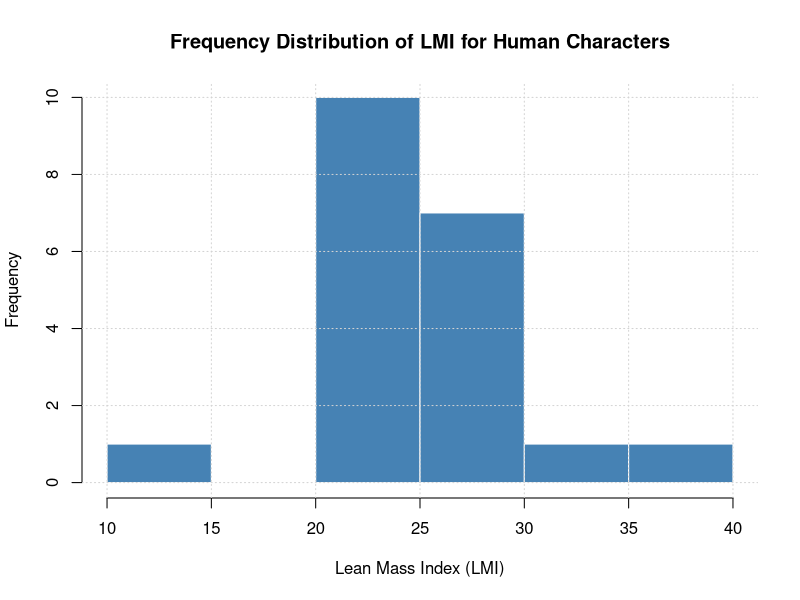
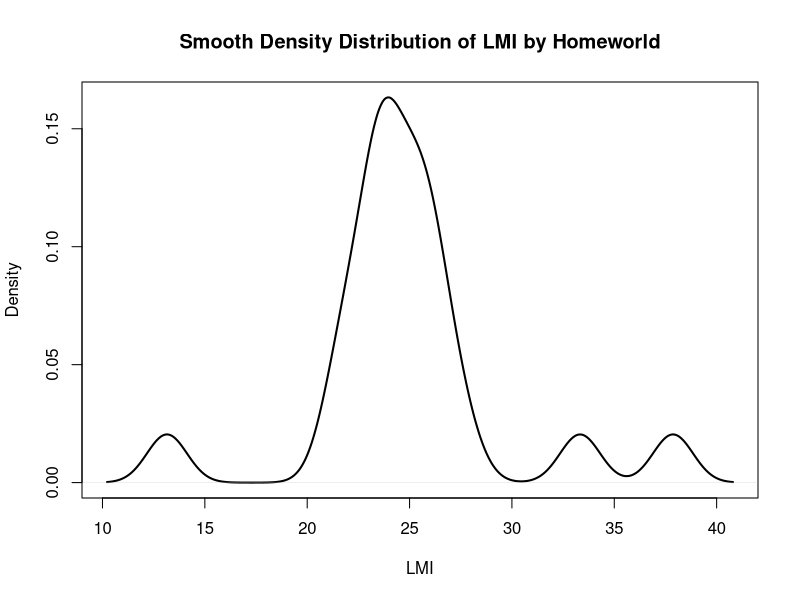

Recreate these plots in R, in order. (Note: this script raises an error after producing the figures.)
# Created by Agrannya Singh (23BCE0965)
# Problem 37: Exploring the Starwars Dataset — Insights into Human Characters and their LMI
# (Exercise Program variant of Q36 — LA-3)

if (!requireNamespace('dplyr', quietly = TRUE)) install.packages('dplyr')
library(dplyr)

# ---- i) Load starwars dataset (from dplyr) ----
data('starwars', package = 'dplyr')

# ---- ii) Display first few rows ----
cat('=== First 6 Rows ===\n')
print(head(starwars))

# ---- iii) Summary statistics for height and mass ----
cat('=== Summary Statistics (height, mass) ===\n')
summary(starwars[, c('name','species','height','mass','homeworld','gender')])

# ---- iv) Structure of dataset ----
cat('=== Dataset Structure ===\n')
str(starwars)

# ---- v) Filter: Human characters only ----
humans <- starwars[!is.na(starwars$species) & starwars$species == 'Human', ]
cat('Human characters:', nrow(humans), '\n')

# ---- vi) Compute LMI = mass / (height/100)^2 ----
# Note: height is in cm; convert to metres before squaring
humans$LMI <- round(humans$mass / (humans$height / 100)^2, 2)
cat('Human characters with LMI column:\n')
print(humans[, c('name','homeworld','height','mass','LMI')])

# ---- vii) Average LMI grouped by homeworld ----
lmi_by_world <- aggregate(
  LMI ~ homeworld, data = humans,
  FUN = function(x) round(mean(x, na.rm = TRUE), 2)
)
lmi_by_world <- lmi_by_world[order(-lmi_by_world$LMI), ]
cat('=== Average LMI by Homeworld ===\n')
print(lmi_by_world)

# ---- viii.a) Histogram of LMI ----
humans_complete <- humans[!is.na(humans$LMI), ]
hist(humans_complete$LMI,
     breaks = 8,
     col = 'steelblue',
     border = 'white',
     main = 'Frequency Distribution of LMI for Human Characters',
     xlab = 'Lean Mass Index (LMI)',
     ylab = 'Frequency')
grid()

# ---- viii.b) Density plot by homeworld ----
worlds <- unique(na.omit(humans_complete$homeworld))
cols <- rainbow(length(worlds))
plot(
  density(humans_complete$LMI, na.rm = TRUE),
  main = 'Smooth Density Distribution of LMI by Homeworld',
  xlab = 'LMI', ylab = 'Density',
  col = 'black', lwd = 2
)
for (i in seq_along(worlds)) {
  sub_lmi <- humans_complete$LMI[humans_complete$homeworld == worlds[i]]
  if (length(sub_lmi) > 1)
    lines(density(sub_lmi), col = cols[i], lwd = 2)
}
legend('topright', legend = worlds, col = cols,
       lwd = 2, title = 'Homeworld', cex = 0.7)

# ---- viii.c) Bar chart: avg LMI by height bin ----
humans_complete$HeightBin <- cut(
  humans_complete$height,
  breaks = c(-Inf, 150, 179, 209, Inf),
  labels = c('Below 150','150-179','180-209','210 & above')
)
avg_lmi_bin <- tapply(humans_complete$LMI,
                      humans_complete$HeightBin, mean, na.rm = TRUE)
barplot(avg_lmi_bin,
        col = c('lightblue','lightgreen','lightyellow','salmon'),
        main = 'Average LMI by Height Bin (Human Characters)',
        xlab = 'Height Bin',
        ylab = 'Average LMI',
        border = 'grey40')
grid(nx = NA, ny = NULL)
